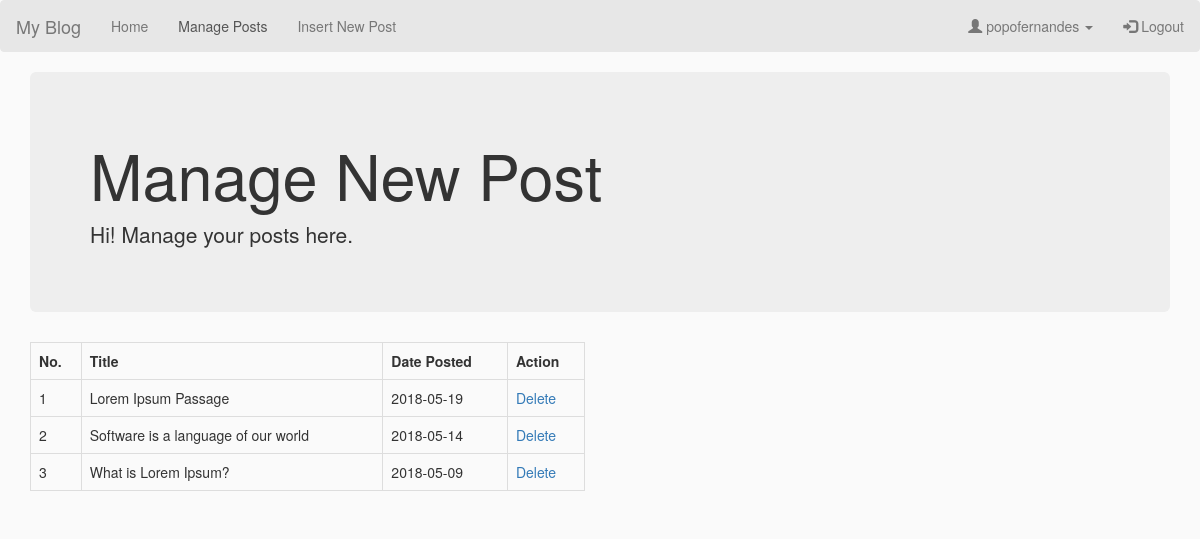
The app's page /manageposts.php (signed in) with its own data.
### tables this page shows
CREATE TABLE `websetting` (
  `id` int(11) NOT NULL,
  `title` varchar(30) NOT NULL,
  `description` text NOT NULL,
  `navcolor` varchar(10) NOT NULL,
  `backcolor` varchar(10) NOT NULL
);

CREATE TABLE `posts` (
  `id` int(11) NOT NULL,
  `title` varchar(50) NOT NULL,
  `info` text NOT NULL,
  `datepost` date NOT NULL
);

### manageposts.php (the view, shortened to what this page needs)
<?php
	$host = "localhost";
	$user = "root";
	$password = "";
	$db = mysqli_connect($host, $user, $password, 'kodingusers');
	$query = "SELECT * FROM websetting WHERE `id` = 1";
	$resultSetting = mysqli_query($db, $query);
	$rowSetting = mysqli_fetch_assoc($resultSetting);
	if(!isset($_SESSION["username"])){
		header("Location: login.php");
	}
	else{
?>
<!DOCTYPE html>
<html>
<head>
	<link rel="stylesheet" href="https://maxcdn.bootstrapcdn.com/bootstrap/3.3.7/css/bootstrap.min.css">
	<link rel="stylesheet" type="text/css" href="css/style.css">
</head>
<body>
	<nav class="navbar navbar-default">
		<div class="container-fluid">
			<div class="navbar-header">
				<a class="navbar-brand" href="index.php"><?php echo $rowSetting['title']; ?></a>
			</div>
			<ul class="nav navbar-nav">
				<li><a href="index.php">Home</a></li>
				<?php
					if(isset($_SESSION["username"])){
						echo "<li class='active'><a href='manageposts.php'>Manage Posts</a></li>";
						echo "<li><a href='insertpost.php'>Insert New Post</a></li>";
					}
				?>
			</ul>
			<ul class="nav navbar-nav navbar-right">
				<?php
					if(isset($_SESSION["username"])){
						echo "<li class='dropdown'><a><span class='glyphicon glyphicon-user'></span> " . $_SESSION["username"] . " <span class='caret'></span></a>";
						echo "</li>";
						echo "<li><a href='logout.php'><span class='glyphicon glyphicon-log-in'></span> Logout</a></li>";
					}
					else{
						echo "<li><a href='register.php'><span class='glyphicon glyphicon-user'></span> Sign Up</a></li>";
						echo "<li><a href='login.php'><span class='glyphicon glyphicon-log-in'></span> Login</a></li>";
					}
				?>
			</ul>
		</div>
	</nav>
	<div class="container">
		<div class="jumbotron">
			<h1>Manage New Post</h1>
			<p>Hi! Manage your posts here.</p>
		</div>
		<div class="row">
			<div class="col-md-6 offset-md-3">
				<table class="table table-bordered">
					<tr>
						<th>No.</th>
						<th>Title</th>
						<th>Date Posted</th>
						<th>Action</th>
					</tr>
					<?php
						$query = "SELECT * FROM posts ORDER BY `datepost` DESC";
						$results = mysqli_query($db, $query);
						$no = 1;
						while($row = mysqli_fetch_assoc($results)) {
							echo "<tr>";
							echo "<td>" . $no . "</td>";
							echo "<td>" . $row['title'] . "</td>";
							echo "<td>" . $row['datepost'] . "</td>";
							echo "<td><a href='manageposts.php?idpost=" . $row['id'] . "'>Delete</a></td>";
							echo "</tr>";
							$no++;
						}
					?>
				</table>
			</div>
		</div>
	</div>
</body>
</html>
<?php
}
?>

### records on screen
websetting: title "My Blog"
posts: title "Lorem Ipsum Passage", datepost "2018-05-19"
posts: title "Software is a language of our world", datepost "2018-05-14"
posts: title "What is Lorem Ipsum?", datepost "2018-05-09"

### other values on screen
$_SESSION["username"] "popofernandes"
